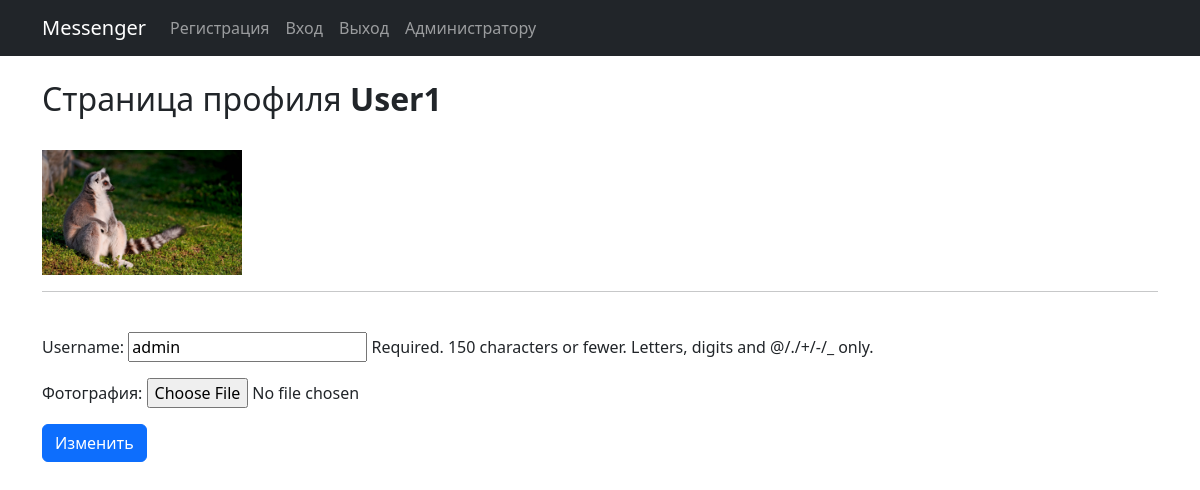
The page /profile/1/ (signed in) on the database as committed earlier.
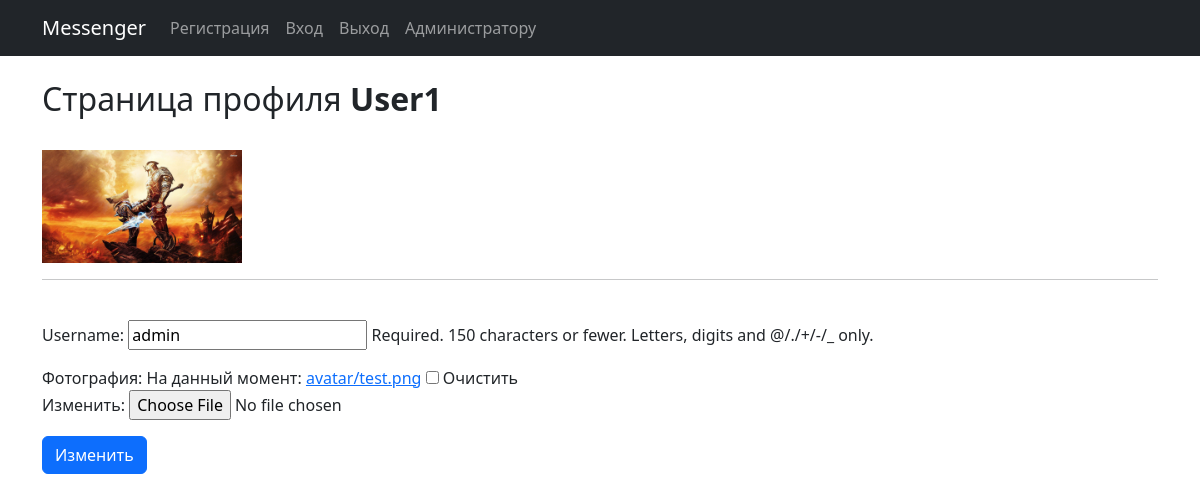
The same page on the database as committed later.
### chat/models.py (models this page shows)
class User(AbstractUser):
    avatar = models.ImageField(upload_to='avatar/', null=True, blank=True, verbose_name="фотография", default="avatar/default.png")

### chat/views.py (the view)
# urls.py: path('profile/<int:pk>/', ProfileUser.as_view(), name='profile'),
class ProfileUser(LoginRequiredMixin, UpdateView):
    model = User
    fields = ['username', 'avatar']
    context_object_name = 'post'
    queryset = User.objects.all()
    template_name = 'profile.html'
    success_url = "/"

### templates/profile.html (shortened to what this page needs)
{% extends "default.html" %}
{% load static %}
{% block content %}
    <div align="left"><br>
        <div >
            <h2> Страница профиля <strong>{{ user.username }}</strong></h2><br>
            {% if user.avatar %}
                    <img src="{{ user.avatar.url }}" width="200"><br>
            {% else %}
                <p>У пользователя нет фото</p>
            {% endif %}
        </div><hr>
        <form method="POST" enctype="multipart/form-data">
            <br>
            {{ form.as_p }}
            <button type="submit" class="btn btn-primary">Изменить</button>
        </form>
</div>
{% endblock content %}

### templates/default.html (shortened to what this page needs)
<!DOCTYPE html>
{% load cache %}
{% load static %}
<html lang="en">
        <head>
            {% load static %}
            <link href="{% static 'css/styles.css' %}" rel="stylesheet"/>
        </head>
    <body>
        <nav class="navbar navbar-expand-lg navbar-dark bg-dark static-top">
            <div class="container">
                <a class="navbar-brand" href="/">Messenger</a>
                <div class="collapse navbar-collapse" id="navbarResponsive">
                    <ul class="navbar-nav ml-auto">
                        <li class="nav-item">
                            <a class="nav-link" href="{% url 'signup' %}">Регистрация</a>
                        </li>
                        <li class="nav-item">
                            <a class="nav-link" href="{% url 'login' %}">Вход</a>
                        </li>
                        {% if user.is_authenticated %}
                        <li class="nav-item">
                            <a class="nav-link" href="{% url 'logout' %}">Выход</a>
                        </li>
                        <li class="nav-item">
                            <a class="nav-link" href="/admin/">Администратору</a>
                        </li>
                        {% endif%}
                    </ul>
                </div>
            </div>
        </nav>
        <div class="container">
            <div class="row">
                <div class="col-lg-12 text-center">
                    {% block content %}{% endblock content %}
                </div>
            </div>
        </div>
    </body>
</html>

Rows that differ between the two databases and show on the page:
changed User "User1": avatar: a different picture
Other text that changed with them:
form field as_p: (not shown) → "☐"
text no longer shown: "Username: Required. 150 characters or fewer. Letters, digits and @/./+/-/_ only. Фотография:"
text now shown: "Username: Required. 150 characters or fewer. Letters, digits and @/./+/-/_ only. Фотография: На данный момент: avatar/test.png Очистить Изменить:"
